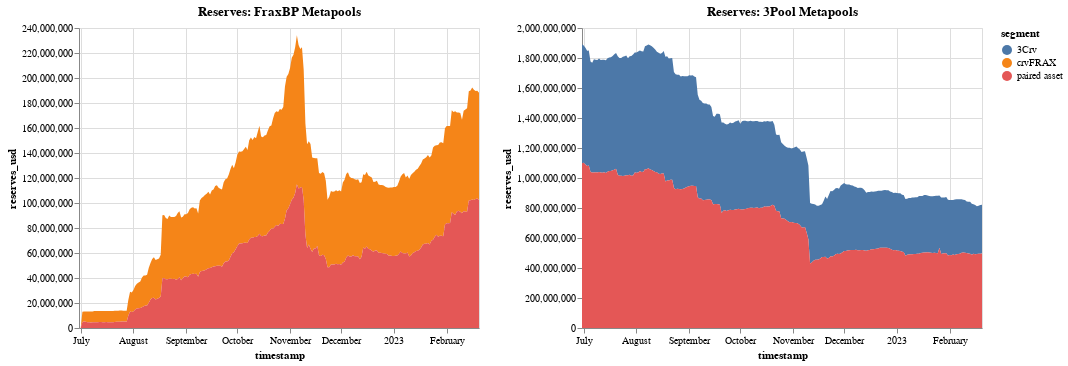

Here is the notebook cell this chart was saved with:
### Code cell
df_fraxbp_last = df_fraxbp_reserves.copy()
df_fraxbp_last['max_timestamp'] = df_fraxbp_last.groupby(['pool_symbol'])['timestamp'].transform("max")
df_fraxbp_last = df_fraxbp_last.loc[df_fraxbp_last.timestamp == df_fraxbp_last.max_timestamp]

df_3pool_last = df_3pool_reserves.copy()
df_3pool_last['max_timestamp'] = df_3pool_last.groupby(['pool_symbol'])['timestamp'].transform("max")
df_3pool_last = df_3pool_last.loc[df_3pool_last.timestamp == df_3pool_last.max_timestamp]

tvl_paired_fraxbp = df_fraxbp_last.loc[df_fraxbp_last.coin_name != 'crvFRAX'].reserves_usd.sum()
tvl_paired_3pool = df_3pool_last.loc[df_3pool_last.coin_name != '3Crv'].reserves_usd.sum()
print(f"TVL paired against crvFRAX across FraxBP metapools: ${tvl_paired_fraxbp:,}")
print(f"TVL paired against 3Crv across 3Pool metapools: ${tvl_paired_3pool:,}")
print(f"Ratio of paired liquidity of FraxBP to 3Pool: {100 * (tvl_paired_fraxbp / tvl_paired_3pool):.1f}%")

alt.hconcat(
    (
        chart_metapool_tvl(
            df_fraxbp_reserves, 
            'crvFRAX'
        )
        .properties(title="Reserves: FraxBP Metapools")
    ), 
    (
        chart_metapool_tvl(
            df_3pool_reserves.loc[df_3pool_reserves.timestamp >= df_fraxbp_reserves.timestamp.min()], 
            '3Crv'
        )
        .properties(title="Reserves: 3Pool Metapools")
    ),
)

### Figure 1 — Vega-Lite specification as saved in the notebook (floating-point values rounded to 4 significant figures; data arrays with more than 128 entries replaced by an {"elided": "..."} marker saying what was removed)
{"$schema": "https://vega.github.io/schema/vega-lite/v4.17.0.json", "config": {"view": {"continuousHeight": 300, "continuousWidth": 400}}, "datasets": {"data-9ee09ee871ebf98707a7d0d57cae0003": {"elided": "472 records"}, "data-eb5c3dff7f05ab600b5e1acbc0f98d70": {"elided": "472 records"}}, "hconcat": [{"data": {"name": "data-eb5c3dff7f05ab600b5e1acbc0f98d70"}, "encoding": {"color": {"field": "segment", "type": "nominal"}, "tooltip": [{"field": "timestamp", "type": "temporal"}, {"field": "reserves_usd", "format": "$,d", "type": "quantitative"}, {"field": "segment", "type": "nominal"}], "x": {"field": "timestamp", "type": "temporal"}, "y": {"field": "reserves_usd", "type": "quantitative"}}, "mark": "area", "title": "Reserves: FraxBP Metapools"}, {"data": {"name": "data-9ee09ee871ebf98707a7d0d57cae0003"}, "encoding": {"color": {"field": "segment", "type": "nominal"}, "tooltip": [{"field": "timestamp", "type": "temporal"}, {"field": "reserves_usd", "format": "$,d", "type": "quantitative"}, {"field": "segment", "type": "nominal"}], "x": {"field": "timestamp", "type": "temporal"}, "y": {"field": "reserves_usd", "type": "quantitative"}}, "mark": "area", "title": "Reserves: 3Pool Metapools"}]}
